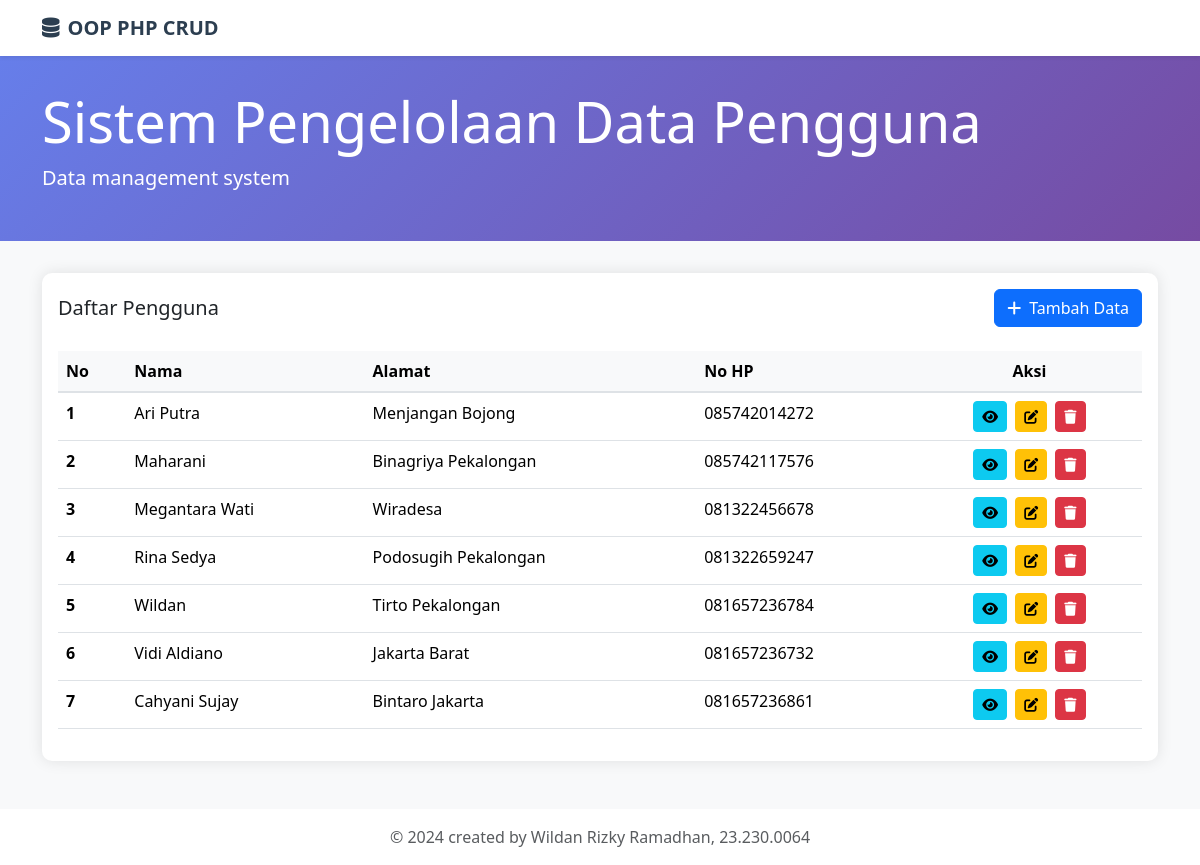
The page / on the database its author committed.
### tables this page shows
CREATE TABLE `tb_users` (
  `id` int(11) NOT NULL,
  `nama` varchar(255) NOT NULL,
  `alamat` varchar(255) NOT NULL,
  `nohp` char(13) NOT NULL,
  `jenis_kelamin` enum('Laki-laki','Perempuan') NOT NULL,
  `email` varchar(100) NOT NULL,
  `foto` varchar(255) NOT NULL
);

### database.php (called while the page is built, shortened)
<?php
class Database
{
    public $host = "localhost";
    public $username = "root";
    public $password = "";
    public $database = "db_php";
    public $connect;
    function __construct()
    {
        $this->connect = mysqli_connect($this->host, $this->username, $this->password, $this->database);
    }
    function tampilData()
    {
        $data = mysqli_query($this->connect, "SELECT * FROM tb_users");
        $rows = mysqli_fetch_all($data, MYSQLI_ASSOC);
        return $rows;
    }
}

### index.php (the view, shortened to what this page needs)
<?php
include 'database.php';
$db = new Database;
?>
<!DOCTYPE html>
<html lang="en">
<head>
    <link href="https://cdn.jsdelivr.net/npm/bootstrap@5.3.3/dist/css/bootstrap.min.css" rel="stylesheet">
    <link href="https://cdnjs.cloudflare.com/ajax/libs/font-awesome/6.0.0/css/all.min.css" rel="stylesheet">
</head>
<body class="bg-light">
    <nav class="navbar navbar-expand-lg navbar-light bg-white shadow-sm">
        <div class="container">
            <a class="navbar-brand" href="#">
                <i class="fas fa-database me-2"></i>OOP PHP CRUD
            </a>
        </div>
    </nav>
    <div class="page-header">
        <div class="container">
            <h1 class="display-4">Sistem Pengelolaan Data Pengguna</h1>
            <p class="lead">Data management system</p>
        </div>
    </div>
    <div class="container">
        <div class="card">
            <div class="card-body">
                <div class="d-flex justify-content-between align-items-center mb-4">
                    <h5 class="card-title mb-0">Daftar Pengguna</h5>
                    <a href="input.php" class="btn btn-primary">
                        <i class="fas fa-plus me-2"></i>Tambah Data
                    </a>
                </div>
                <div class="table-responsive">
                    <table class="table table-hover">
                        <thead>
                            <tr>
                                <th scope="col">No</th>
                                <th scope="col">Nama</th>
                                <th scope="col">Alamat</th>
                                <th scope="col">No HP</th>
                                <th scope="col" class="text-center">Aksi</th>
                            </tr>
                        </thead>
                        <tbody>
                            <?php
                            $nomor = 1;
                            foreach ($db->tampilData() as $dataUser) {
                            ?>
                                <tr>
                                    <th scope="row"><?php echo $nomor++; ?></th>
                                    <td><?php echo htmlspecialchars($dataUser['nama']); ?></td>
                                    <td><?php echo htmlspecialchars($dataUser['alamat']); ?></td>
                                    <td><?php echo htmlspecialchars($dataUser['nohp']); ?></td>
                                    <td class="text-center">
                                        <a href="detail.php?id=<?php echo $dataUser['id'] ?>" class="btn btn-info btn-sm btn-action me-1">
                                            <i class="fas fa-eye"></i>
                                        </a>
                                        <a href="edit.php?id=<?php echo $dataUser['id'] ?>" class="btn btn-warning btn-sm btn-action me-1">
                                            <i class="fas fa-edit"></i>
                                        </a>
                                        <a href="proses.php?id=<?php echo $dataUser['id'] ?>&aksi=hapus"
                                           class="btn btn-danger btn-sm btn-action"
                                           onclick="return confirm('Apakah Anda yakin ingin menghapus data ini?')">
                                            <i class="fas fa-trash"></i>
                                        </a>
                                    </td>
                                </tr>
                            <?php
                            }
                            ?>
                        </tbody>
                    </table>
                </div>
            </div>
        </div>
    </div>
    <footer class="bg-white mt-5 py-3 text-center">
        <div class="container">
            <p class="text-muted mb-0">&copy; <?php echo date('Y'); ?> created by Wildan Rizky Ramadhan, 23.230.0064</p>
        </div>
    </footer>
</body>
</html>

### index.php (style rules this page uses)
.navbar-brand { font-weight: 600; color: #2c3e50; }
.card { box-shadow: 0 0 15px rgba(0,0,0,0.1); border-radius: 10px; border: none; }
.table thead th { background-color: #f8f9fa; border-bottom: 2px solid #dee2e6; }
.btn-action { transition: all 0.3s; }
.page-header { padding: 2rem 0; background: linear-gradient(135deg, #667eea 0%, #764ba2 100%); color: white; margin-bottom: 2rem; }

### rows shown on the page
tb_users: nama "Ari Putra", alamat "Menjangan Bojong", nohp "085742014272"
tb_users: nama "Maharani", alamat "Binagriya Pekalongan", nohp "085742117576"
tb_users: nama "Megantara Wati", alamat "Wiradesa", nohp "081322456678"
tb_users: nama "Rina Sedya", alamat "Podosugih Pekalongan", nohp "081322659247"
tb_users: nama "Wildan", alamat "Tirto Pekalongan", nohp "081657236784"
tb_users: nama "Vidi Aldiano", alamat "Jakarta Barat", nohp "081657236732"
tb_users: nama "Cahyani Sujay", alamat "Bintaro Jakarta", nohp "081657236861"
